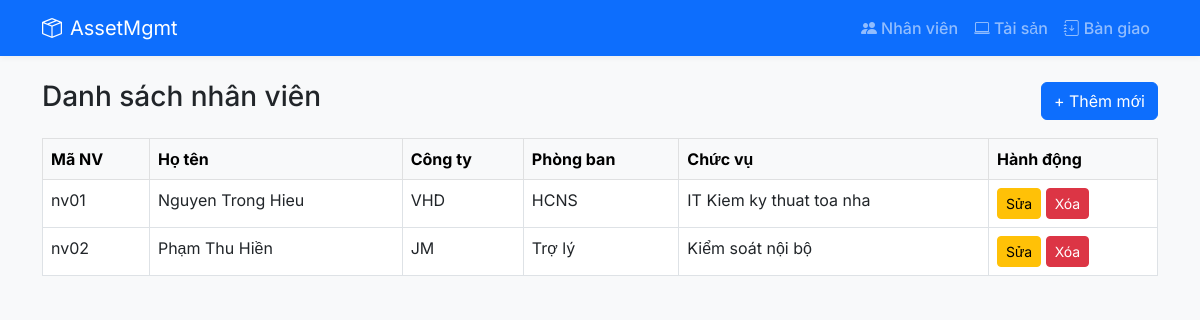
Screenshot of /nv/ with the database file from the repository.
### inventory/models.py (models this page shows, shortened)
class NV(models.Model):
    ma_nv = models.CharField(max_length=10, primary_key=True)
    ho_ten = models.CharField(max_length=100)
    cong_ty = models.CharField(max_length=100)
    phong_ban = models.CharField(max_length=100)
    chuc_vu = models.CharField(max_length=100)

### inventory/views.py (the view)
# urls.py: path('', RedirectView.as_view(pattern_name='nv_list', permanent=False)),
def nv_list(request):
    ds = NV.objects.all()
    return render(request, 'inventory/nv_list.html', {'nv_list': ds})

### inventory/templates/inventory/nv_list.html (shortened to what this page needs)
{% extends "inventory/base.html" %}
{% block content %}
<div class="d-flex justify-content-between align-items-center mb-3">
  <h1 class="h3">Danh sách nhân viên</h1>
  <a href="{% url 'nv_add' %}" class="btn btn-primary">+ Thêm mới</a>
</div>
<table class="table table-hover table-bordered bg-white">
  <thead class="table-light">
    <tr>
      <th>Mã NV</th><th>Họ tên</th><th>Công ty</th><th>Phòng ban</th><th>Chức vụ</th><th>Hành động</th>
    </tr>
  </thead>
  <tbody>
    {% for nv in nv_list %}
    <tr>
      <td>{{ nv.ma_nv }}</td>
      <td>{{ nv.ho_ten }}</td>
      <td>{{ nv.cong_ty }}</td>
      <td>{{ nv.phong_ban }}</td>
      <td>{{ nv.chuc_vu }}</td>
      <td>
        <a href="{% url 'nv_edit' nv.ma_nv %}" class="btn btn-sm btn-warning">Sửa</a>
        <a href="{% url 'nv_delete' nv.ma_nv %}" class="btn btn-sm btn-danger">Xóa</a>
      </td>
    </tr>
    {% empty %}
    <tr><td colspan="6" class="text-center">Chưa có nhân viên nào.</td></tr>
    {% endfor %}
  </tbody>
</table>
{% endblock %}

### inventory/templates/inventory/base.html (style rules this page uses)
body { font-family: 'Inter', sans-serif; background-color: #f8f9fa; }

### rows the page displays
NV: ma_nv "nv01", ho_ten "Nguyen Trong Hieu", cong_ty "VHD", phong_ban "HCNS", chuc_vu "IT Kiem ky thuat toa nha"
NV: ma_nv "nv02", ho_ten "Phạm Thu Hiền", cong_ty "JM", phong_ban "Trợ lý", chuc_vu "Kiểm soát nội bộ"
